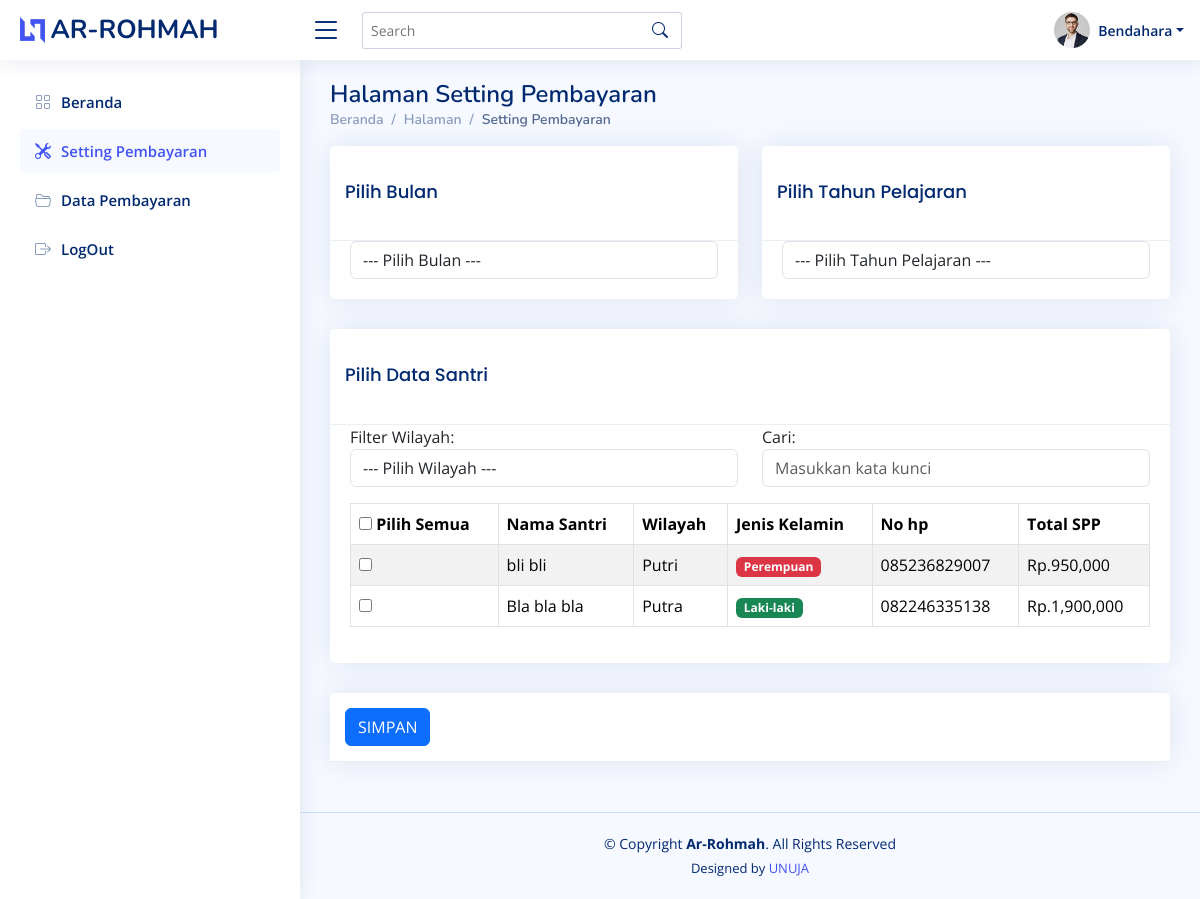
/bendahara/setting-pembayaran (signed in), run on the app's committed database.
### administrator/models.py (models this page shows, shortened)
class Santri(models.Model):
    Jk=(
        ('Laki-laki','Laki-laki'),
        ('Perempuan','Perempuan')
    )
    user = models.OneToOneField(User, null=True, on_delete=models.CASCADE)
    nama_santri = models.CharField(max_length=200, blank=True, null=True)
    jenis_kelamin = models.CharField(max_length=200, blank=True, null=True, choices=Jk)
    alamat = models.TextField (blank=True, null=True)
    no_hp =  models.CharField(max_length=100, blank=True, null=True)
    chat_id =  models.CharField(max_length=100, blank=True, null=True)
    wilayah = models.ForeignKey(Wilayah, null=True, blank=True, on_delete=models.SET_NULL)
    class Meta:
        verbose_name_plural ="santri"

class Wilayah(models.Model):
    nama_wilayah = models.CharField(max_length=200, blank=False, null=True)
    chat_id =  models.CharField(max_length=100, blank=True, null=True)
    aktif = models.BooleanField(default=True)
    class Meta:
        verbose_name_plural ="wilayah"

### administrator/decorators.py (the view)
        def perubahan_halaman(request, *args, **kwargs):
            group = None
            if request.user.groups.exists():
                group = request.user.groups.all()[0].name
            if group in yang_diizinkan :
                return fungsi_awal(request, *args, **kwargs)
            else:
                return HttpResponse('<h2><center>Anda Tidak Dijikankan Ke Tampilan ini</center></h2>')

### bendahara/views.py (called while the page is built)
@login_required(login_url='halamanlogin')
@ijinkan_pengguna(yang_diizinkan=['bendahara'])
def setting(request):
    santri = Santri.objects.all().annotate(total=Sum('detail_nominal_santri__jenis_pembayaran__nominal')).order_by('-id')
    tahun = Tahun_pelajaran.objects.all().order_by('-id')
    wilayah = Wilayah.objects.all().filter(aktif=True).order_by('-id')
    context = {
        'judul': 'Halaman Setting Pembayaran',
        'menu': 'settingbendahara',
        'nama': 'Setting Pembayaran',
        'santri': santri,
        'tahun': tahun,
        'wilayah': wilayah,
    }
    return render(request, 'settingbendahara.html', context)

### bendahara/templates/settingbendahara.html (shortened to what this page needs)
{% extends 'base.html' %} {% load static %} {% load humanize %} {% block content %}
<main id="main" class="main">
    <div class="pagetitle">
      <h1>{{judul}}</h1>
      <nav>
        <ol class="breadcrumb">
          <li class="breadcrumb-item"><a href="{% url "berandabendahara" %}">Beranda</a></li>
          <li class="breadcrumb-item">Halaman</li>
          <li class="breadcrumb-item active">{{nama}}</li>
        </ol>
      </nav>
    </div>
 <section class="section">
    <div class="row select-wrapper">
        <form action="#" method="post" id="simpansettingpembayaran" enctype="multipart/form-data">
        <div class="col-md-12 col-12 selects-contant">
            <div class="row">
                <div class="col-md-6 col-6 selects-contant">
                    <div class="card card-statistics">
                        <div class="card-header">
                            <div class="card-heading">
                                <h4 class="card-title">Pilih Bulan</h4>
                            </div>
                        </div>
                        <div class="card-body">
                            <div class="form-group mb-0">
                                <select class="js-basic-single form-control" name="bulan" id="bulan">
                                        <option value="0" selected>--- Pilih Bulan ---</option>
                                </select>
                            </div>
                        </div>
                    </div>
                </div>
                <div class="col-md-6 col-6 selects-contant">
                    <div class="card card-statistics Multi-sel">
                        <div class="card-header">
                            <div class="card-heading">
                                <h4 class="card-title">Pilih Tahun Pelajaran</h4>
                            </div>
                        </div>
                        <div class="card-body">
                            <div class="form-group mb-0">
                                <select class="js-basic-single form-control" name="tahun" id="tahun">
                                    <option value="0" selected>--- Pilih Tahun Pelajaran ---</option>
                                </select>
                            </div>
                        </div>
                    </div>
                </div>
                <div class="col-md-12 col-12 selects-contant-boots">
                    <div class="card card-statistics">
                        <div class="card-header">
                            <div class="card-heading">
                                <h4 class="card-title">Pilih Data Santri </h4>
                            </div>
                        </div>
                        <div class="card-body">
                            <div class="datatable-wrapper table-responsive">
                              <div class="row mb-3">
                                <div class="col-md-6">
                                  <label for="filterWilayah">Filter Wilayah:</label>
                                  <select id="filterWilayah" class="form-control">
                                    <option value="0" selected>--- Pilih Wilayah ---</option>
                                  </select>
                                </div>
                                <div class="col-md-6">
                                  <label for="search">Cari:</label>
                                  <input type="text" id="search" class="form-control" placeholder="Masukkan kata kunci">
                                </div>
                              </div>
                              <table id="setting" class="table table-bordered table-striped">
                                <thead>
                                  <tr>
                                    <th>
                                      <input type="checkbox" class="checkAll" name="checkAll" /> Pilih Semua
                                    </th>
                                    <th>Nama Santri</th>
                                    <th>Wilayah</th>
                                    <th>Jenis Kelamin</th>
                                    <th>No hp</th>
                                    <th>Total SPP</th>
                                  </tr>
                                </thead>
                                <tbody>
                                  {% for rw in santri %}
                                  <tr>
                                    <td><input type="checkbox" name="item[]" id="pilihdata" value="{{rw.id}}"></td>
                                    <td>{{rw.nama_santri}}</td>
                                    <td>{{rw.wilayah.nama_wilayah}}</td>
                                    <td>
                                        {% if rw.jenis_kelamin == "Laki-laki" %}
                                        <span class="badge bg-success">Laki-laki</span>
                                    {% else %}
                                        <span class="badge bg-danger">Perempuan</span>
                                    {% endif %}
                                    </td>
                                    <td>{{rw.no_hp}}</td>
                                    <td>Rp.{{rw.total|intcomma}}</td>
                                  </tr>
                                  {% empty %}
                                  <tr>
                                    <td colspan="6" align="center">Data Setting Pembayaran Kosong</td>
                                  </tr>
                                  {% endfor %}
                                </tbody>
                              </table>
                            </div>
                          </div>
                    </div>
                </div>
                <div class="col-md-12 col-12 selects-contant-boots">
                    <div class="card card-statistics">
                        <div class="card-header">
                            <div class="card-heading">
                                <button type="submit" id="simpandata" class="btn btn-primary">SIMPAN</button>
                            </div>
                        </div>
                    </div>
                </div>
            </div>
        </div>
    </form>
    </div>
</section>
  </main>
  {% endblock content %}

### templates/base.html (shortened to what this page needs)
{% load static %}
<!DOCTYPE html>
<html lang="en">
<head>
  <link href={% static "assets/vendor/bootstrap/css/bootstrap.min.css" %} rel="stylesheet">
  <link href={% static "assets/vendor/bootstrap-icons/bootstrap-icons.css" %} rel="stylesheet">
  <link href={% static "assets/vendor/boxicons/css/boxicons.min.css" %} rel="stylesheet">
  <link href={% static "assets/vendor/quill/quill.snow.css" %} rel="stylesheet">
  <link href={% static "assets/vendor/quill/quill.bubble.css" %} rel="stylesheet">
  <link href={% static "assets/vendor/remixicon/remixicon.css" %} rel="stylesheet">
  <link href={% static "assets/vendor/simple-datatables/style.css" %} rel="stylesheet">
  <link href={% static "assets/css/style.css" %} rel="stylesheet">
</head>
<body>
  <header id="header" class="header fixed-top d-flex align-items-center">
    <div class="d-flex align-items-center justify-content-between">
      <a href="index.html" class="logo d-flex align-items-center">
        <img src={% static "assets/img/logo.png" %} alt="">
        <span class="d-none d-lg-block">AR-ROHMAH</span>
      </a>
      <i class="bi bi-list toggle-sidebar-btn"></i>
    </div>
    <div class="search-bar">
      <form class="search-form d-flex align-items-center" method="POST" action="#">
        <input type="text" name="query" placeholder="Search" title="Enter search keyword">
        <button type="submit" title="Search"><i class="bi bi-search"></i></button>
      </form>
    </div>
    <nav class="header-nav ms-auto">
      <ul class="d-flex align-items-center">
        <li class="nav-item dropdown pe-3">
          <a class="nav-link nav-profile d-flex align-items-center pe-0" href="#" data-bs-toggle="dropdown">
            <img src={% static "assets/img/profile-img.jpg" %} alt="Profile" class="rounded-circle">
            {% for group in user.groups.all  %}
            {% if group.name == "bendahara" %}
            <span class="d-none d-md-block dropdown-toggle ps-2">Bendahara</span>
            {% endif %}
       {% endfor %}
          </a>
        </li>
      </ul>
    </nav>
  </header>
  {% include "navbar.html" %}
  {% block content %}
  {% endblock content %}
  <footer id="footer" class="footer">
    <div class="copyright">
      &copy; Copyright <strong><span>Ar-Rohmah</span></strong>. All Rights Reserved
    </div>
    <div class="credits">
      Designed by <a href="https://unuja.ac.id/">UNUJA</a>
    </div>
  </footer>
</body>
</html>

### templates/navbar.html (shortened to what this page needs)
  <aside id="sidebar" class="sidebar">
    <ul class="sidebar-nav" id="sidebar-nav">
      {% for group in user.groups.all  %}
      {% if group.name == "bendahara" %}
      <li class="nav-item">
        <a class="nav-link {% if menu == "bendaharaadmin" %}{% else %}collapsed{% endif %}" href="{% url "berandabendahara" %}">
          <i class="bi bi-grid"></i>
          <span>Beranda</span>
        </a>
      </li>
      <li class="nav-item">
        <a class="nav-link {% if menu == "settingbendahara" %}{% else %}collapsed{% endif %}" href="{% url "setting" %}">
          <i class="bi bi-tools"></i>
          <span>Setting Pembayaran</span>
        </a>
      </li>
      <li class="nav-item">
        <a class="nav-link {% if menu == "datapembayaranabendahara" %}{% else %}collapsed{% endif %}" href="{% url "datapembayaranabendahara" %}">
          <i class="bi bi-folder2-open"></i>
          <span>Data Pembayaran</span>
        </a>
      </li>
      {% endif %}
      {% endfor %}
      <li class="nav-item">
        <a class="nav-link collapsed" href="{% url "logout" %}">
          <i class="bi bi-box-arrow-right"></i>
          <span>LogOut</span>
        </a>
      </li>
    </ul>
  </aside>

### static/assets/css/style.css (style rules this page uses)
:root { scroll-behavior: smooth; }
body { font-family: "Open Sans", sans-serif; background: #f6f9ff; color: #444444; }
a { color: #4154f1; text-decoration: none; }
h1, h2, h3, h4, h5, h6 { font-family: "Nunito", sans-serif; }
#main { margin-top: 60px; padding: 20px 30px; transition: all 0.3s; }
.pagetitle { margin-bottom: 10px; }
.pagetitle h1 { font-size: 24px; margin-bottom: 0; font-weight: 600; color: #012970; }
.card { margin-bottom: 30px; border: none; border-radius: 5px; box-shadow: 0px 0 30px rgba(1, 41, 112, 0.1); }
.card-header, .card-footer { border-color: #ebeef4; background-color: #fff; color: #798eb3; padding: 15px; }
.card-title { padding: 20px 0 15px 0; font-size: 18px; font-weight: 500; color: #012970; font-family: "Poppins", sans-serif; }
.card-body { padding: 0 20px 20px 20px; }
.breadcrumb { font-size: 14px; font-family: "Nunito", sans-serif; color: #899bbd; font-weight: 600; }
.breadcrumb a { color: #899bbd; transition: 0.3s; }
.breadcrumb .breadcrumb-item::before { color: #899bbd; }
.breadcrumb .active { color: #51678f; font-weight: 600; }
.logo { line-height: 1; }
@media (min-width: 1200px) { .logo { width: 280px; } }
.logo img { max-height: 26px; margin-right: 6px; }
.logo span { font-size: 26px; font-weight: 700; color: #012970; font-family: "Nunito", sans-serif; }
.header { transition: all 0.5s; z-index: 997; height: 60px; box-shadow: 0px 2px 20px rgba(1, 41, 112, 0.1); background-color: #fff; padding-left: 20px; }
.header .toggle-sidebar-btn { font-size: 32px; padding-left: 10px; cursor: pointer; color: #012970; }
.header .search-bar { min-width: 360px; padding: 0 20px; }
.header .search-form { width: 100%; }
.header .search-form input { border: 0; font-size: 14px; color: #012970; border: 1px solid rgba(1, 41, 112, 0.2); padding: 7px 38px 7px 8px; border-radius: 3px; transition: 0.3s; width: 100%; }
.header .search-form button { border: 0; padding: 0; margin-left: -30px; background: none; }
.header .search-form button i { color: #012970; }
.header-nav ul { list-style: none; }
.header-nav>ul { margin: 0; padding: 0; }
.header-nav .nav-profile { color: #012970; }
.header-nav .nav-profile img { max-height: 36px; }
.header-nav .nav-profile span { font-size: 14px; font-weight: 600; }
.sidebar { position: fixed; top: 60px; left: 0; bottom: 0; width: 300px; z-index: 996; transition: all 0.3s; padding: 20px; overflow-y: auto; scrollbar-width: thin; scrollbar-color: #aab7cf transparent; box-shadow: 0px 0px 20px rgba(1, 41, 112, 0.1); background-color: #fff; }
@media (min-width: 1200px) { #main, #footer { margin-left: 300px; } }
.sidebar-nav { padding: 0; margin: 0; list-style: none; }
.sidebar-nav li { padding: 0; margin: 0; list-style: none; }
.sidebar-nav .nav-item { margin-bottom: 5px; }
.sidebar-nav .nav-link { display: flex; align-items: center; font-size: 15px; font-weight: 600; color: #4154f1; transition: 0.3; background: #f6f9ff; padding: 10px 15px; border-radius: 4px; }
.sidebar-nav .nav-link i { font-size: 16px; margin-right: 10px; color: #4154f1; }
.sidebar-nav .nav-link.collapsed { color: #012970; background: #fff; }
.sidebar-nav .nav-link.collapsed i { color: #899bbd; }
.footer { padding: 20px 0; font-size: 14px; transition: all 0.3s; border-top: 1px solid #cddfff; }
.footer .copyright { text-align: center; color: #012970; }
.footer .credits { padding-top: 5px; text-align: center; font-size: 13px; color: #012970; }

### data on the page
Santri: nama_santri "bli bli", wilayah.nama_wilayah "Putri", jenis_kelamin "Perempuan", no_hp "085236829007", total "950,000"
Santri: nama_santri "Bla bla bla", wilayah.nama_wilayah "Putra", jenis_kelamin "Laki-laki", no_hp "082246335138", total "1,900,000"

### other printed values
{{ judul }} "Halaman Setting Pembayaran"
{{ nama }} "Setting Pembayaran"
